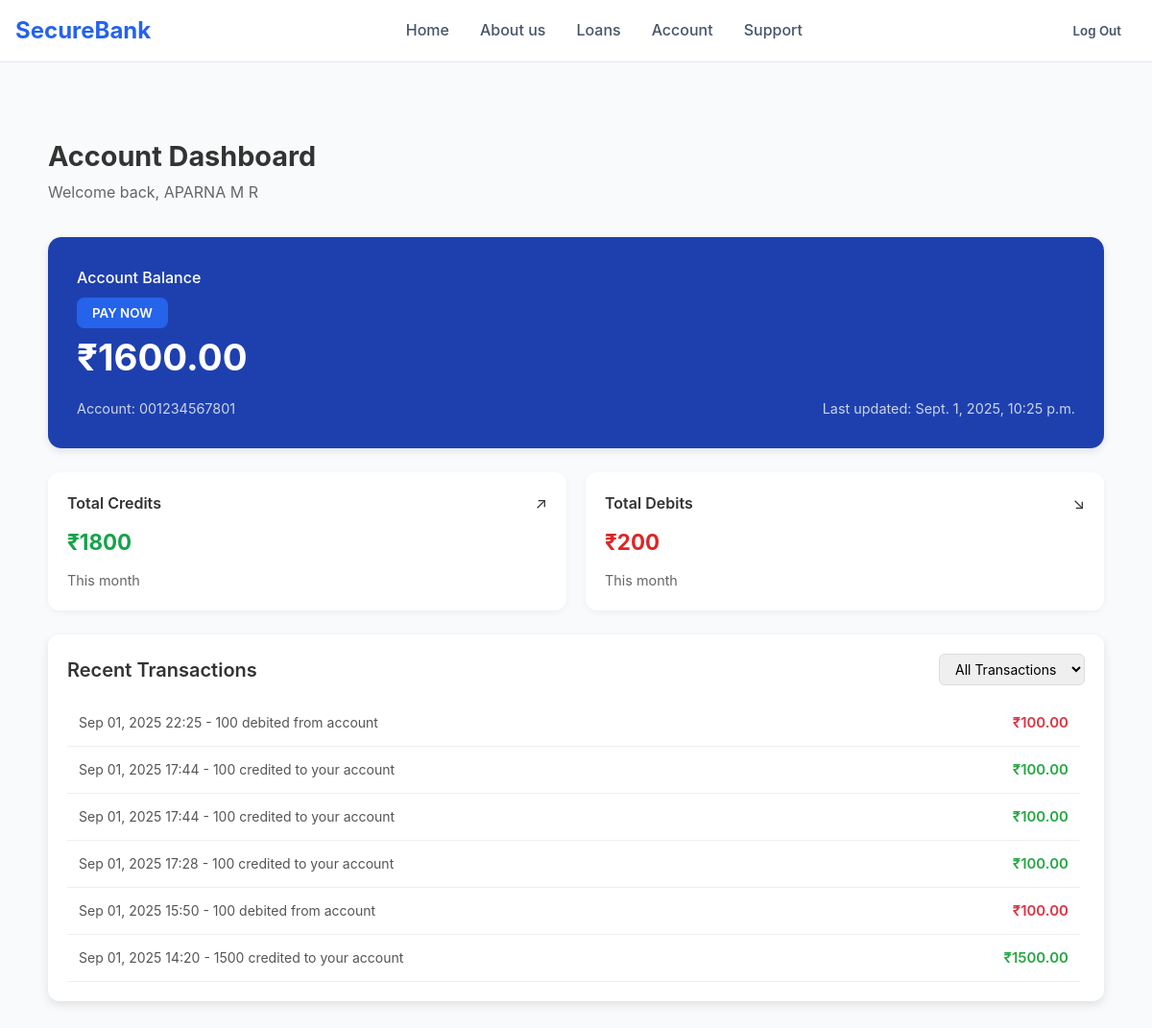
/account_dashboard/ (signed in), run on an earlier commit of the app's database.
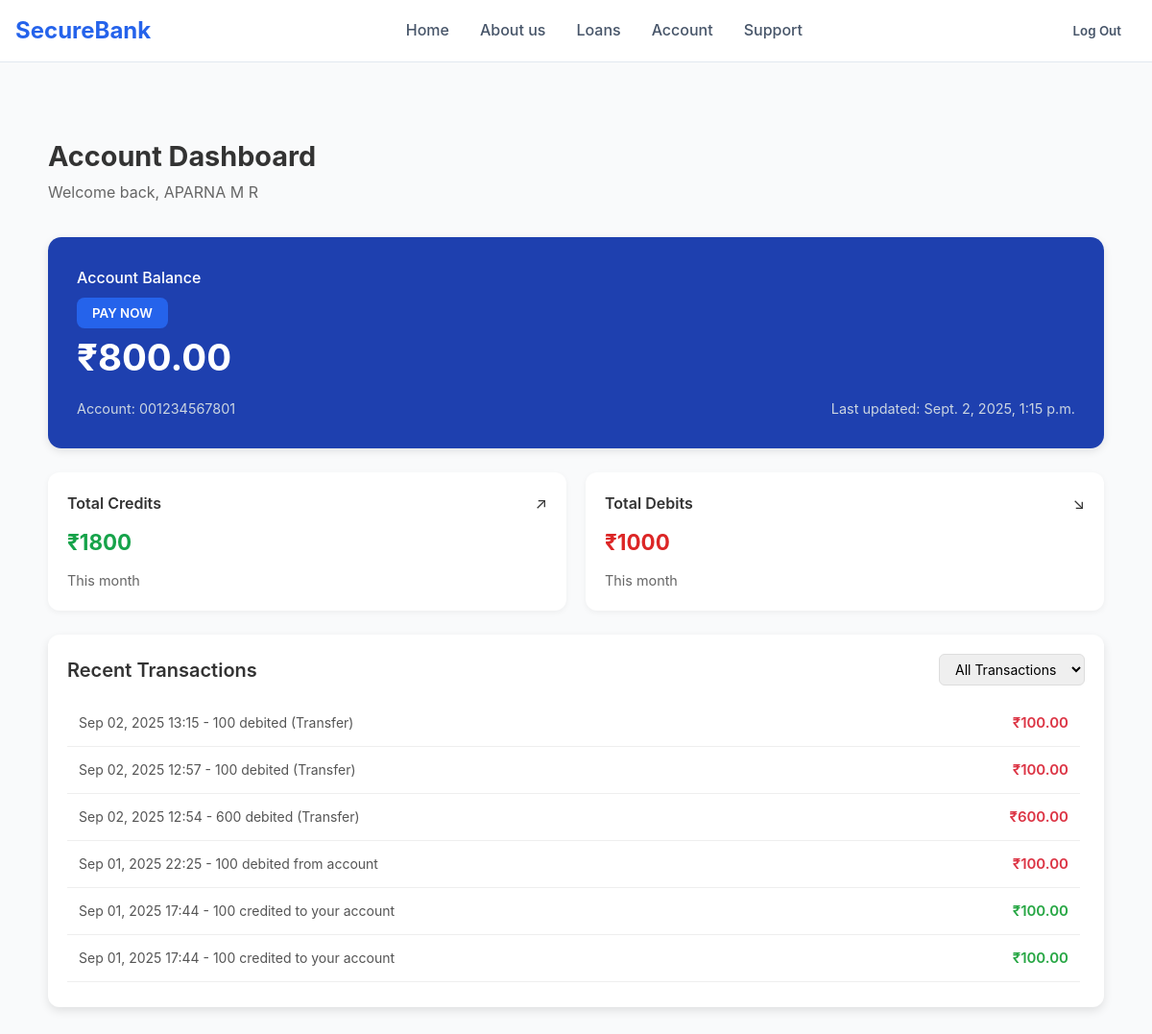
And on a later commit of the database.
### BankApp/models.py (models this page shows, shortened)
class Account(models.Model):
    user = models.OneToOneField(User, on_delete=models.CASCADE, blank=True, null=True)
    account_number = models.CharField(max_length=20, unique=True, editable=False)
    balance = models.DecimalField(max_digits=12, decimal_places=2, default=0.00)
    last_updated = models.DateTimeField(auto_now=True)

class Transaction(models.Model):
    TRANSACTION_TYPES = [
        ("credit", "Credit"),
        ("debit", "Debit"),
    ]
    account = models.ForeignKey(Account, on_delete=models.CASCADE, related_name="transactions")
    transaction_type = models.CharField(max_length=10, choices=TRANSACTION_TYPES)
    amount = models.DecimalField(max_digits=10, decimal_places=2)
    description = models.CharField(max_length=255, blank=True, null=True)
    timestamp = models.DateTimeField(auto_now_add=True)

### BankApp/views.py (the view)
# urls.py: path('account_dashboard/',views.account_dashboard,name="account_dashboard"),
def account_dashboard(request):
    try:
        account = Account.objects.get(user=request.user)
    except Account.DoesNotExist:
        messages.error(request, "❌ No account found. Please create one.")
        return redirect("homepage")
    start_month = now().replace(day=1, hour=0, minute=0, second=0, microsecond=0)
    total_credits = Transaction.objects.filter(
        account=account,
        transaction_type="credit",
        timestamp__gte=start_month
    ).aggregate(total=Sum("amount"))["total"] or 0
    total_debits = Transaction.objects.filter(
        account=account,
        transaction_type="debit",
        timestamp__gte=start_month
    ).aggregate(total=Sum("amount"))["total"] or 0
    transactions = Transaction.objects.filter(account=account).order_by("-timestamp")[:10]
    return render(request, "account.html", {
        "account": account,
        "total_credits": total_credits,
        "total_debits": total_debits,
        "transactions": transactions,
    })

### BankApp/templates/account.html (shortened to what this page needs)
{% load static %}
<!DOCTYPE html>
<html lang="en">
<head>
    <link rel="stylesheet" href="{% static 'css/account.css' %}">
</head>
<body>
    <nav class="navbar">
        <div class="nav-container">
            <div class="nav-content">
                <div class="logo">
                    <h1>SecureBank</h1>
                </div>
                <div class="nav-links">
                    <a href="{% url 'homepage'%}" class="nav-link">Home</a>
                    <a href="#" class="nav-link">About us</a>
                    <a href="#" class="nav-link">Loans</a>
                    <a href="{% url 'account_dashboard' %}"class="nav-link">Account</a>
                    <a href="#" class="nav-link">Support</a>
                </div>
                <div class="auth-buttons">
    {% if request.user.is_authenticated %}
        <a href="{% url 'logout' %}">
            <button class="btn-ghost">Log Out</button>
        </a>
    {% else %}
        <button class="btn-ghost" onclick="openModal('login')">Log In</button>
        <button class="btn-primary" onclick="openModal('signup')">Sign Up</button>
    {% endif %}
</div>
            </div>
        </div>
    </nav>
    <main class="account-main">
        <div class="container">
                <div class="account-header">
    <h1>Account Dashboard</h1>
    <p>Welcome back, {{ request.user.first_name|upper }} {{ request.user.last_name|upper }}</p>
</div>
<div class="balance-card">
    <div class="balance-header">
        <h2>Account Balance</h2>
        <button class="btn-primary transfer-btn" onclick="openmoneyModal()">PAY NOW</button>
    </div>
    <div class="balance-amount">₹{{ account.balance }}</div>
    <div class="balance-info">
        <span class="account-number">Account: {{ account.account_number }}</span>
        <span class="last-updated">Last updated: {{ account.last_updated }}</span>
    </div>
</div>
<div class="summary-cards">
    <div class="summary-card credit">
        <div class="summary-header">
            <h3>Total Credits</h3>
            <span class="arrow-up">↗</span>
        </div>
        <div class="summary-amount">₹{{ total_credits }}</div>
        <div class="summary-period">This month</div>
    </div>
   <div class="summary-card debit">
    <div class="summary-header">
        <h3>Total Debits</h3>
        <span class="arrow-down">↘</span>
    </div>
    <div class="summary-amount">₹{{ total_debits }}</div>
    <div class="summary-period">This month</div>
</div>
</div>
<div class="transaction-history">
    <div class="transaction-header">
        <h2>Recent Transactions</h2>
        <select id="filterSelect" class="filter-select">
            <option value="all">All Transactions</option>
        </select>
    </div>
<div class="transaction-list">
    {% for tx in transactions %}
        <div class="transaction-item" data-type="{{ tx.transaction_type }}">
            <div class="transaction-left">
                <span>{{ tx.timestamp|date:"M d, Y H:i" }}</span> -
                <span>{{ tx.description }}</span>
            </div>
            <div class="transaction-right {% if tx.transaction_type == 'credit' %}credit{% else %}debit{% endif %}">
                ₹{{ tx.amount }}
            </div>
        </div>
    {% empty %}
        <p>No recent transactions</p>
    {% endfor %}
</div>
                    </div>
                </div>
    </main>
</body>
</html>

### BankApp/static/css/account.css (style rules this page uses)
* { margin: 0; padding: 0; box-sizing: border-box; font-family: "Inter", sans-serif; }
body { background: #f9fafb; color: #333; line-height: 1.6; }
.navbar { position: fixed; top: 0; width: 100%; background: rgba(255, 255, 255, 0.95); backdrop-filter: blur(10px); border-bottom: 1px solid #e2e8f0; z-index: 1000; }
.nav-container { max-width: 1200px; margin: 0 auto; padding: 0 1rem; }
.nav-content { display: flex; align-items: center; justify-content: space-between; height: 4rem; }
.logo h1 { font-size: 1.5rem; font-weight: 700; color: #2563eb; }
.nav-links { display: flex; gap: 2rem; }
.nav-link { text-decoration: none; color: #475569; font-weight: 500; transition: color 0.3s; }
a { text-decoration: none ; color: #000; }
.auth-buttons { display: flex; gap: 1rem; }
.btn-primary { background: #2563eb; color: white; border: none; padding: 0.5rem 1rem; border-radius: 0.5rem; font-weight: 600; cursor: pointer; transition: background 0.3s; }
.btn-ghost { background: transparent; color: #475569; border: none; padding: 0.5rem 1rem; border-radius: 0.5rem; font-weight: 600; cursor: pointer; transition: color 0.3s; }
.account-main { padding: 30px; }
.container { max-width: 1100px; margin: auto; }
.account-header { margin-bottom: 3%; margin-top: 10%; }
.account-header h1 { font-size: 1.8rem; font-weight: 700; margin-bottom: 2px; }
.account-header p { color: #666; }
.balance-card { background: #1e40af; color: #fff; padding: 30px; border-radius: 14px; margin-bottom: 25px; box-shadow: 0 3px 8px rgba(0,0,0,0.1); }
.balance-card h2 { font-size: 1rem; font-weight: 500; margin-bottom: 8px; }
.balance-amount { font-size: 2.4rem; font-weight: 700; margin-bottom: 10px; }
.balance-info { font-size: 0.9rem; display: flex; justify-content: space-between; color: #cbd5e1; }
.summary-cards { display: flex; gap: 20px; margin-bottom: 25px; }
.summary-card { flex: 1; background: #fff; padding: 20px; border-radius: 12px; box-shadow: 0 2px 6px rgba(0,0,0,0.05); }
.summary-header { display: flex; justify-content: space-between; align-items: center; }
.summary-card h3 { font-size: 1rem; font-weight: 600; }
.summary-amount { font-size: 1.4rem; font-weight: 700; margin: 10px 0; }
.summary-period { font-size: 0.9rem; color: #666; }
.summary-card.credit .summary-amount { color: #16a34a; }
.summary-card.debit .summary-amount { color: #dc2626; }
.transaction-history { background: #ffffff; border-radius: 12px; padding: 20px; margin-top: 20px; box-shadow: 0 4px 10px rgba(0,0,0,0.1); }
.transaction-header { display: flex; justify-content: space-between; align-items: center; margin-bottom: 15px; }
.transaction-header h2 { font-size: 20px; font-weight: 600; color: #333; }
.filter-select { padding: 6px 12px; border-radius: 6px; border: 1px solid #ddd; font-size: 14px; cursor: pointer; transition: all 0.2s ease-in-out; }
.transaction-list { max-height: 300px; overflow-y: auto; padding-right: 5px; }
.transaction-item { padding: 12px; border-bottom: 1px solid #eee; font-size: 15px; color: #444; display: flex; justify-content: space-between; align-items: center; transition: background 0.2s; }
.transaction-left { font-size: 14px; color: #555; }
.transaction-right { font-weight: 600; font-size: 15px; }
.transaction-right.credit { color: #28a745; }
.transaction-right.debit { color: #dc3545; }

What changed in the data, as far as the page shows it:
no longer on this page (row unchanged): Transaction: timestamp "Sep 01, 2025 17:28", description "100 credited to your account", amount "100.00", transaction_type "credit" (drawn)
no longer on this page (row unchanged): Transaction: timestamp "Sep 01, 2025 15:50", description "100 debited from account", amount "100.00"
no longer on this page (row unchanged): Transaction: timestamp "Sep 01, 2025 14:20", description "1500 credited to your account", amount "1500.00", transaction_type "credit" (drawn)
changed Account: balance "1600.00" → "800.00"; last_updated "Sept. 1, 2025, 10:25 p.m." → "Sept. 2, 2025, 1:15 p.m."
added Transaction: timestamp "Sep 02, 2025 13:15", description "100 debited (Transfer)", amount "100.00"
added Transaction: timestamp "Sep 02, 2025 12:57", description "100 debited (Transfer)", amount "100.00"
added Transaction: timestamp "Sep 02, 2025 12:54", description "600 debited (Transfer)", amount "600.00"
Also different on the page:
{{ total_debits }}: "200" → "1000"
